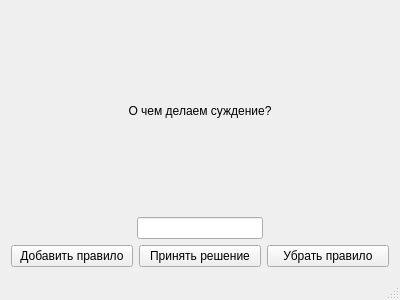
<?xml version="1.0" encoding="UTF-8"?>
<ui version="4.0">
 <class>MainWindow</class>
 <widget class="QMainWindow" name="MainWindow">
  <property name="geometry">
   <rect>
    <x>0</x>
    <y>0</y>
    <width>400</width>
    <height>300</height>
   </rect>
  </property>
  <property name="windowTitle">
   <string>Универсальный эксперт по Мамдани</string>
  </property>
  <widget class="QWidget" name="centralWidget">
   <layout class="QVBoxLayout" name="verticalLayout">
    <item>
     <widget class="QLabel" name="label">
      <property name="text">
       <string>О чем делаем суждение?</string>
      </property>
      <property name="alignment">
       <set>Qt::AlignCenter</set>
      </property>
     </widget>
    </item>
    <item>
     <layout class="QHBoxLayout" name="horizontalLayout_2">
      <item>
       <spacer name="horizontalSpacer">
        <property name="orientation">
         <enum>Qt::Horizontal</enum>
        </property>
        <property name="sizeHint" stdset="0">
         <size>
          <width>40</width>
          <height>20</height>
         </size>
        </property>
       </spacer>
      </item>
      <item>
       <widget class="QLineEdit" name="resultEdit"/>
      </item>
      <item>
       <spacer name="horizontalSpacer_2">
        <property name="orientation">
         <enum>Qt::Horizontal</enum>
        </property>
        <property name="sizeHint" stdset="0">
         <size>
          <width>40</width>
          <height>20</height>
         </size>
        </property>
       </spacer>
      </item>
     </layout>
    </item>
    <item>
     <layout class="QVBoxLayout" name="rulesLayout"/>
    </item>
    <item>
     <layout class="QHBoxLayout" name="horizontalLayout">
      <item>
       <widget class="QPushButton" name="addRule">
        <property name="text">
         <string>Добавить правило</string>
        </property>
       </widget>
      </item>
      <item>
       <widget class="QPushButton" name="makeDesigion">
        <property name="text">
         <string>Принять решение</string>
        </property>
       </widget>
      </item>
      <item>
       <widget class="QPushButton" name="removeRule">
        <property name="text">
         <string>Убрать правило</string>
        </property>
       </widget>
      </item>
     </layout>
    </item>
   </layout>
  </widget>
  <widget class="QStatusBar" name="statusBar"/>
 </widget>
 <layoutdefault spacing="6" margin="11"/>
 <resources/>
 <connections/>
</ui>
